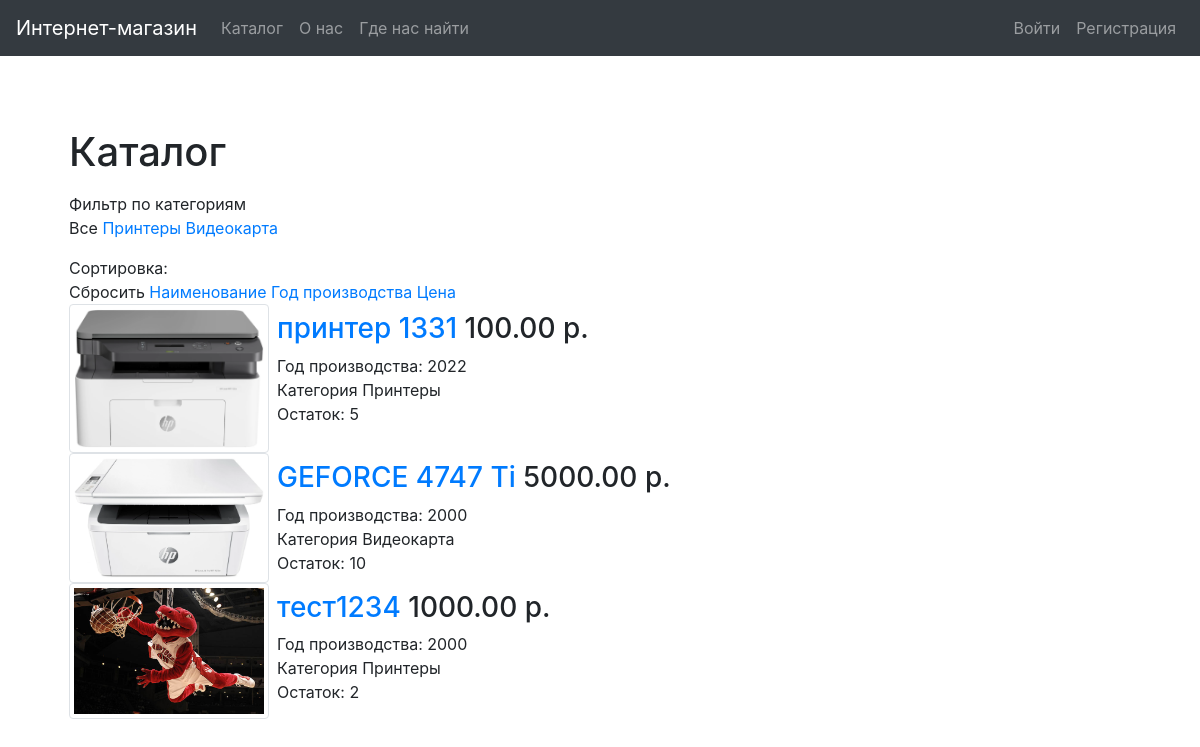
The page / on the database its author committed.
### demo/models.py (models this page shows)
class Category(models.Model):
    name = models.CharField(max_length=254, verbose_name='Наименование', blank=False)

class Product(models.Model):
    name = models.CharField(max_length=254, verbose_name='Имя')
    datetime = models.DateTimeField(verbose_name='Дата добавления', auto_now=True)
    photo = models.ImageField(max_length=254, verbose_name='Фото', upload_to=get_name_file, blank=True, null=True,
                              validators=[FileExtensionValidator(allowed_extensions=('png', 'jpg', 'jpeg', 'webp'))])
    year = models.IntegerField(verbose_name='Год производства', blank=True)
    country = models.CharField(max_length=254, verbose_name='Страна', blank=True)
    price = models.DecimalField(verbose_name='Цена', max_digits=10, decimal_places=2, blank=False, default=0.0)
    category = models.ForeignKey('Category', verbose_name='Категория', on_delete=models.CASCADE)
    count = models.IntegerField(verbose_name='Количество', default=1, blank=False)
    def get_absolute_url(self):
        return reverse('product',args=[str(self.id)])

### demo/views.py (the view)
# urls.py: path('', catalog, name='catalog'),
def catalog(request):
    category = request.GET.get('category')
    if category:
        products = Product.objects.filter(count__gte=1, category=category)
    else:
        products = Product.objects.filter(count__gte=1)
    order_by = request.GET.get('order_by')
    if order_by:
        products = products.order_by(order_by)
    else:
        products = products.order_by('datetime')
    return render(request, 'demo/catalog.html', context={'category': Category.objects.all(), 'products': products})

### templates/demo/catalog.html (shortened to what this page needs)
{% extends "base.html" %}
{% block content %}
<h1>Каталог</h1>
<p>
    <div>Фильтр по категориям</div>
    {% if not request.GET.category %}
        Все
    {% else %}
        <a href="{% url 'catalog' %}?order_by={{ request.GET.order_by }}">Все</a>
    {% endif %}
    {% for item in category %}
        {% if item.pk|stringformat:'s' == request.GET.category %}
            {{ item.name }}
        {% else %}
            <a href="{% url 'catalog' %}?category={{ item.pk }}&order_by{{ request.GET.order_by }}">{{ item.name }}</a>
        {% endif %}
    {% endfor %}
</p>
<p>
    <div> Сортировка:</div>
    {% if not request.GET.order_by %}
        Сбросить
    {% else %}
        <a href="{% url 'catalog' %}?order_by={{ request.GET.order_by }}">Сбросить</a>
    {% endif %}
    <a href="{% url 'catalog' %}?order_by=name&category={{ request.GET.category }}"> Наименование</a>
    <a href="{% url 'catalog' %}?order_by=year&category={{ request.GET.category }}"> Год производства</a>
    <a href="{% url 'catalog' %}?order_by=price&category={{ request.GET.category }}"> Цена</a>
    {% for item in products %}
        <div class="d-flex">
            <img src="{{ item.photo.url }}" alt="{{ item.photo }}" class="img-thumbnail" width="200">
            <div class="p-2">
                <h3><a href="{{ item.get_absolute_url }}"> {{ item.name }}</a> {{ item.price }} p.</h3>
                    <div>
                        Год производства: {{ item.year }}<br/>Категория {{ item.category.name }}<br/>Остаток: {{ item.count }}
                    </div>
            </div>
        </div>
    {% endfor %}
</p>
{% endblock %}

### templates/base.html (shortened to what this page needs)
{% load static %}
<!DOCTYPE html>
<html lang="ru">
<head>
    {% load static %}
    <link rel="stylesheet" href="{% static 'css/bootstrap.min.css'%}">
    <link rel="stylesheet" href="{% static 'css/main.css'%}">
</head>
<body>
    <nav class="navbar navbar-expand-md navbar-dark bg-dark fixed-top">
    <a class="navbar-brand" href="/">Интернет-магазин</a>
        <div class="collapse navbar-collapse">
            {% block sidebar %}
            <ul class="navbar-nav mr-auto">
                <li class="nav-item">
                    <a class="nav-link" href="{% url 'catalog' %}">Каталог</a>
                </li>
                <li class="nav-item">
                    <a class="nav-link" href="{% url 'about' %}">О нас</a>
                </li>
                <li class="nav-item">
                    <a class="nav-link" href="{% url 'contact' %}">Где нас найти</a>
                </li>
            </ul>
            <ul class="navbar-nav">
                {% if user.is_authenticated %}
                    <li class="nav-item">
                        <a class="nav-link" href="{% url 'cart' %}">Корзина</a>
                    </li>
                    <li class="nav-item">
                        <a class="nav-link" href="{% url 'orders' %}">Мои заказы</a>
                    </li>
                    <li class="nav-item">
                        <a class="nav-link" href="{% url 'logout' %}">Выйти ({{ user.username }})</a>
                    </li>
                {% else %}
                     <li class="nav-item">
                        <a class="nav-link" href="{% url 'login' %}">Войти</a>
                    </li>
                    <li class="nav-item">
                        <a class="nav-link" href="{% url 'register' %}">Регистрация</a>
                    </li>
                {% endif %}
            </ul>
            {% endblock %}
        </div>
    </nav>
    <main role="main" class="container">
        <div class="starter-template">
            {% block content %}{% endblock %}
        </div>
    </main>
</body>
</html>

### demo/static/css/main.css (style rules this page uses)
body { padding-top: 5rem; }
.starter-template { padding: 3rem 1.5rem; }

### rows shown on the page
Category: name "Принтеры"
Category: name "Видеокарта"
Product: photo (picture), name "принтер 1331", price "100.00", year "2022", category.name "Принтеры", count "5"
Product: photo (picture), name "GEFORCE 4747 Ti", price "5000.00", year "2000", category.name "Видеокарта", count "10"
Product: photo (picture), name "тест1234", price "1000.00", year "2000", category.name "Принтеры", count "2"
